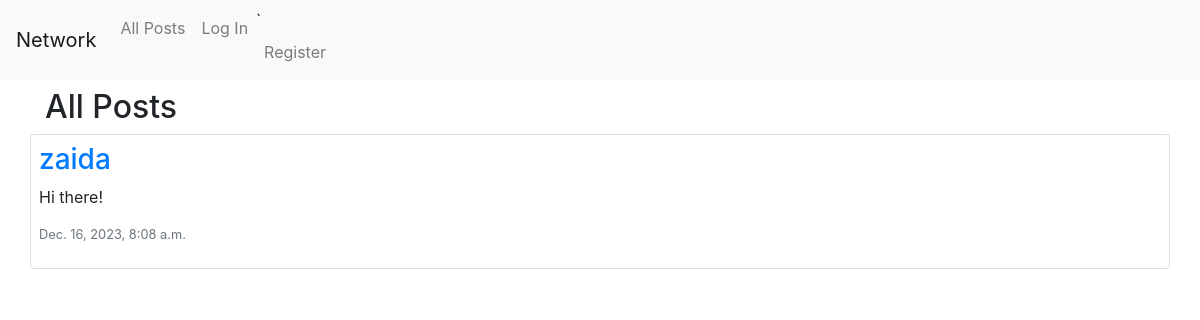
/, run on an earlier commit of the app's database.
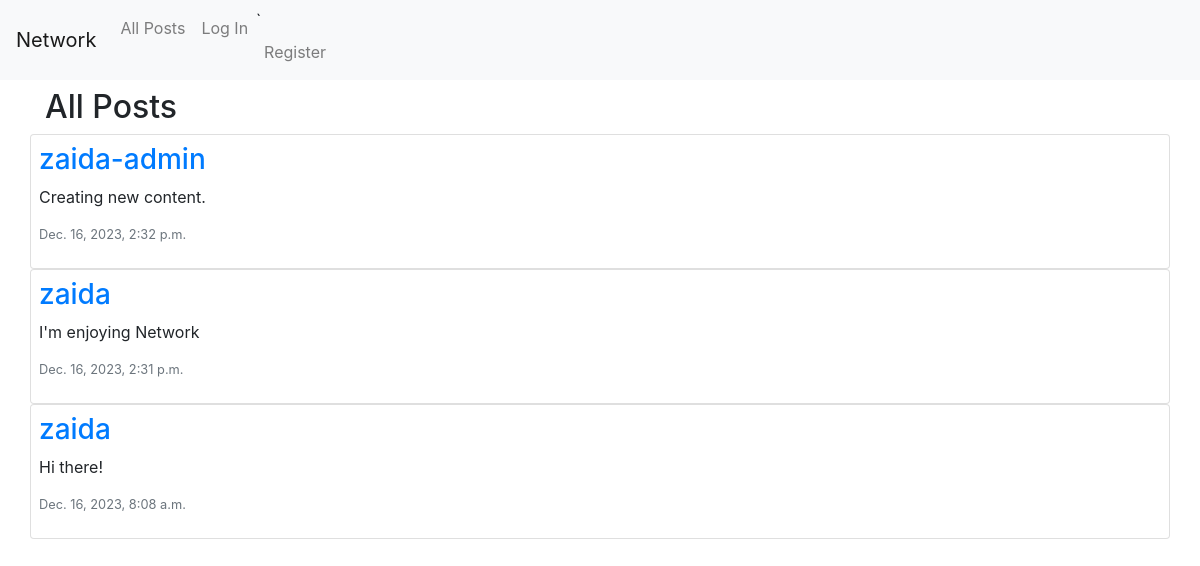
And on a later commit of the database.
### network/models.py (models this page shows, shortened)
class Post(models.Model):
    user= models.ForeignKey("User", on_delete=models.CASCADE, related_name='posts')
    content = models.CharField(max_length=300)
    timestamp = models.DateTimeField(auto_now_add=True)

class User(AbstractUser):
    pass

### network/views.py (the view)
# urls.py: path("", views.index, name="index"),
def index(request):
    posts = Post.objects.all().order_by('id').reverse()
    paginator = Paginator(posts, 10)
    page_number = request.GET.get('page')
    page_obj = paginator.get_page(page_number)
    return render(request, "network/index.html", {
        'posts': posts,
        'page_obj': page_obj
    })

### network/templates/network/index.html (shortened to what this page needs)
{% extends "network/layout.html" %} {% load static %} {% block body %}
<div id="title">
  <h2>All Posts</h2>
</div>
<div id="posts-view">
  <div id="all-posts">
    {% for post in page_obj %}
    <div class="row post card p-2">
      <h3>
        <a href="{% url 'profile' user_id=post.user.id%}">{{post.user}}</a>
      </h3>
      <p id="content_{{ post.id }}">{{ post.content }}</p>
      <p class="text-secondary lh-1 small">{{ post.timestamp }}</p>
    </div>
    {% empty %}
    <h3>No posts available</h3>
    {% endfor %}
  </div>
</div>
{% endblock %}

### network/templates/network/layout.html (shortened to what this page needs)
{% load static %}
<!DOCTYPE html>
<html lang="en">
  <head>
    <link
      rel="stylesheet"
      href="https://stackpath.bootstrapcdn.com/bootstrap/4.4.1/css/bootstrap.min.css"
    />
    <link href="{% static 'network/styles.css' %}" rel="stylesheet" />
  </head>
  <body>
    <nav class="navbar navbar-expand-lg navbar-light bg-light">
      <a class="navbar-brand" href="{% url 'index' %}">Network</a>
      <div>
        <ul class="navbar-nav mr-auto">
          <li class="nav-item">
            <a class="nav-link" href="{% url 'index' %}">All Posts</a>
          </li>
          {% if user.is_authenticated %}
          <li class="nav-item">
            <a class="nav-link" href="#">Following</a>
          </li>
          <li class="nav-item">
            <a class="nav-link" href="{% url 'logout' %}">Log Out</a>
          </li>
          {% else %}
          <li class="nav-item">
            <a class="nav-link" href="{% url 'login' %}">Log In</a>
          </li>
          <li class="nav-item">
            `
            <a class="nav-link" href="{% url 'register' %}">Register</a>
          </li>
          {% endif %}
        </ul>
      </div>
    </nav>
    <div class="container">
      <div class="body">{% block body %} {% endblock %}</div>
    </div>
  </body>
</html>

What changed in the data, as far as the page shows it:
added Post: user "zaida-admin", content "Creating new content.", timestamp "Dec. 16, 2023, 2:32 p.m."
added Post: user "zaida", content "I'm enjoying Network", timestamp "Dec. 16, 2023, 2:31 p.m."
